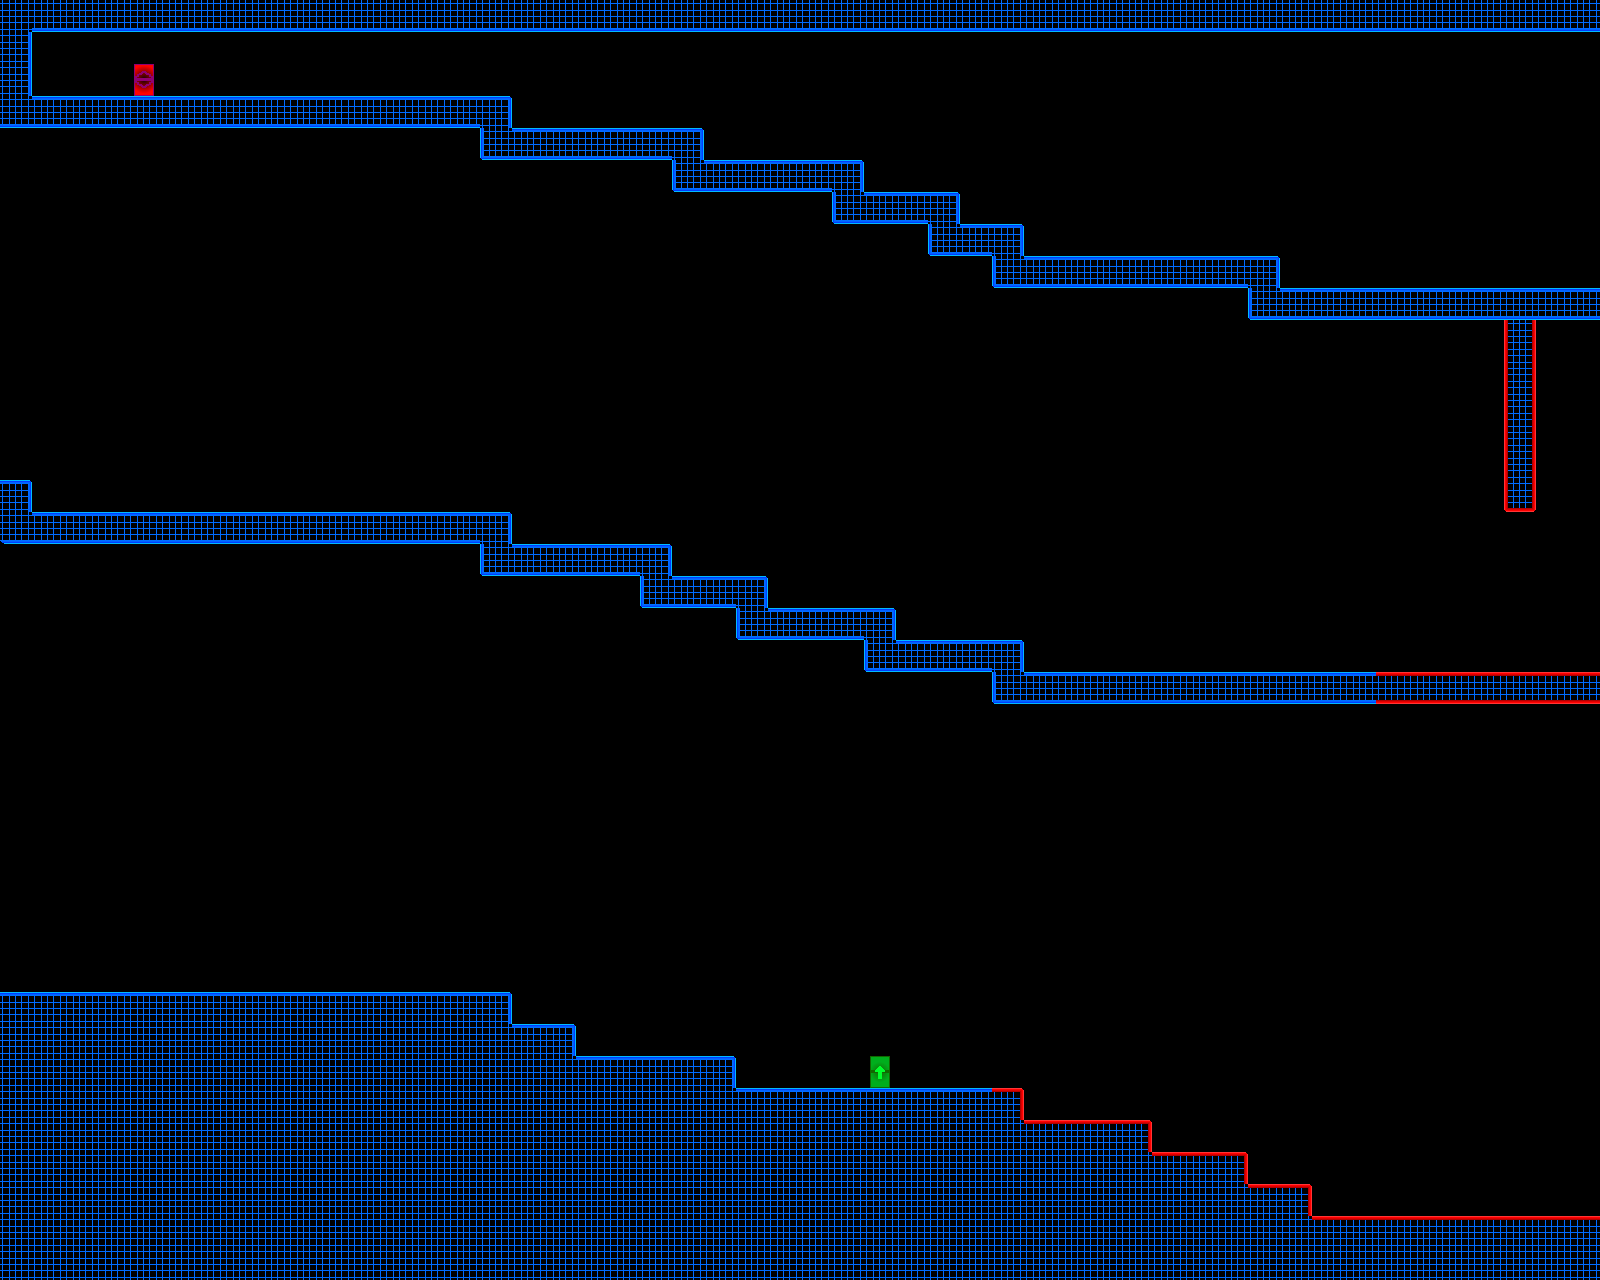

This is a level from a 2D game, rendered from its Tiled map with the project's own tilesets. A one-line summary and the map file follow, with tile-layer data summarised:
An orthogonal 50x40 tile map with 32x32 px tiles, 1 tile layer (Tile Layer 1) and 66 objects.

<map version="1.0" orientation="orthogonal" renderorder="right-down" width="50" height="40" tilewidth="32" tileheight="32" nextobjectid="71">
 <tileset firstgid="1" name="TestTile" tilewidth="32" tileheight="32" tilecount="117">
  <image source="resources/tiles/TestTile.png" width="416" height="288" />
 </tileset>
 <layer name="Tile Layer 1" width="50" height="40">
  <data>[2000 cells, 477 non-empty, 15 distinct tile ids]</data>
 </layer>
 <objectgroup name="Triggers" visible="0">
  <object id="2" x="864" y="1056" width="32" height="32">
   <properties>
    <property name="playerExit" value="deadbodies" />
   </properties>
  </object>
  <object id="3" x="128" y="64" width="32" height="32">
   <properties>
    <property name="playerEntrance" value="" />
   </properties>
  </object>
  <object id="4" x="32" y="0" width="1568" height="32">
   <properties>
    <property name="ObsReverse" value="" />
    <property name="blocker" value="b" />
   </properties>
  </object>
  <object id="5" x="0" y="0" width="32" height="128">
   <properties>
    <property name="blocker" value="r" />
   </properties>
  </object>
  <object id="6" x="32" y="96" width="480" height="32">
   <properties>
    <property name="ObsReverse" value="" />
    <property name="blocker" value="tbr" />
   </properties>
  </object>
  <object id="7" x="480" y="128" width="224" height="32">
   <properties>
    <property name="blocker" value="tblr" />
   </properties>
  </object>
  <object id="8" x="672" y="160" width="192" height="32">
   <properties>
    <property name="blocker" value="tblr" />
   </properties>
  </object>
  <object id="9" x="832" y="192" width="128" height="32">
   <properties>
    <property name="blocker" value="tblr" />
   </properties>
  </object>
  <object id="10" x="928" y="224" width="96" height="32">
   <properties>
    <property name="blocker" value="tblr" />
   </properties>
  </object>
  <object id="11" x="992" y="256" width="288" height="32">
   <properties>
    <property name="ObsReverse" value="" />
    <property name="blocker" value="tblr" />
   </properties>
  </object>
  <object id="12" x="1248" y="288" width="352" height="32">
   <properties>
    <property name="blocker" value="tbl" />
   </properties>
  </object>
  <object id="13" x="0" y="480" width="32" height="32">
   <properties>
    <property name="blocker" value="tr" />
   </properties>
  </object>
  <object id="14" x="0" y="512" width="512" height="32">
   <properties>
    <property name="ObsReverse" value="" />
    <property name="blocker" value="tlrb" />
   </properties>
  </object>
  <object id="15" x="480" y="544" width="192" height="32">
   <properties>
    <property name="blocker" value="tlrb" />
   </properties>
  </object>
  <object id="16" x="640" y="576" width="128" height="32">
   <properties>
    <property name="blocker" value="tlrb" />
   </properties>
  </object>
  <object id="17" x="736" y="608" width="160" height="32">
   <properties>
    <property name="blocker" value="tlrb" />
   </properties>
  </object>
  <object id="18" x="864" y="640" width="160" height="32">
   <properties>
    <property name="ObsReverse" value="" />
    <property name="blocker" value="tlrb" />
   </properties>
  </object>
  <object id="19" x="992" y="672" width="384" height="32">
   <properties>
    <property name="ObsReverse" value="" />
    <property name="blocker" value="tlb" />
   </properties>
  </object>
  <object id="20" x="1376" y="672" width="224" height="32">
   <properties>
    <property name="deadly" value="tb" />
   </properties>
  </object>
  <object id="21" x="0" y="992" width="512" height="32">
   <properties>
    <property name="ObsReverse" value="" />
    <property name="blocker" value="tr" />
   </properties>
  </object>
  <object id="22" x="512" y="1024" width="64" height="32">
   <properties>
    <property name="blocker" value="tr" />
   </properties>
  </object>
  <object id="23" x="576" y="1056" width="160" height="32">
   <properties>
    <property name="blocker" value="tr" />
   </properties>
  </object>
  <object id="24" x="736" y="1088" width="256" height="32">
   <properties>
    <property name="blocker" value="t" />
   </properties>
  </object>
  <object id="25" x="992" y="1088" width="32" height="32">
   <properties>
    <property name="deadly" value="tr" />
   </properties>
  </object>
  <object id="26" x="1024" y="1120" width="128" height="32">
   <properties>
    <property name="deadly" value="tr" />
   </properties>
  </object>
  <object id="27" x="1152" y="1152" width="96" height="32">
   <properties>
    <property name="deadly" value="tr" />
   </properties>
  </object>
  <object id="28" x="1248" y="1184" width="64" height="32">
   <properties>
    <property name="deadly" value="tr" />
   </properties>
  </object>
  <object id="29" x="1312" y="1216" width="288" height="32">
   <properties>
    <property name="deadly" value="t" />
   </properties>
  </object>
  <object id="30" x="1504" y="320" width="32" height="192">
   <properties>
    <property name="deadly" value="brl" />
   </properties>
  </object>
  <object id="31" x="1056" y="96" width="32" height="32">
   <properties>
    <property name="ObsSpeed" value="100" />
    <property name="Obstacle" value="v" />
   </properties>
  </object>
  <object id="32" x="1184" y="128" width="32" height="32">
   <properties>
    <property name="ObsSpeed" value="100" />
    <property name="Obstacle" value="v" />
   </properties>
  </object>
  <object id="33" x="992" y="480" width="32" height="32">
   <properties>
    <property name="ObsSpeed" value="200" />
    <property name="Obstacle" value="v" />
   </properties>
  </object>
  <object id="34" x="1184" y="416" width="32" height="32">
   <properties>
    <property name="ObsSpeed" value="200" />
    <property name="Obstacle" value="v" />
   </properties>
  </object>
  <object id="35" x="160" y="160" width="32" height="32">
   <properties>
    <property name="ObsSpeed" value="200" />
    <property name="Obstacle" value="v" />
   </properties>
  </object>
  <object id="36" x="192" y="192" width="32" height="32">
   <properties>
    <property name="ObsSpeed" value="200" />
    <property name="Obstacle" value="v" />
   </properties>
  </object>
  <object id="37" x="224" y="224" width="32" height="32">
   <properties>
    <property name="ObsSpeed" value="200" />
    <property name="Obstacle" value="v" />
   </properties>
  </object>
  <object id="38" x="256" y="224" width="32" height="32">
   <properties>
    <property name="ObsSpeed" value="200" />
    <property name="Obstacle" value="v" />
   </properties>
  </object>
  <object id="39" x="192" y="608" width="32" height="32">
   <properties>
    <property name="ObsSpeed" value="300" />
    <property name="Obstacle" value="v" />
   </properties>
  </object>
  <object id="40" x="320" y="672" width="32" height="32">
   <properties>
    <property name="ObsSpeed" value="300" />
    <property name="Obstacle" value="v" />
   </properties>
  </object>
  <object id="41" x="160" y="640" width="32" height="32">
   <properties>
    <property name="ObsSpeed" value="300" />
    <property name="Obstacle" value="v" />
   </properties>
  </object>
  <object id="42" x="416" y="640" width="32" height="32">
   <properties>
    <property name="ObsSpeed" value="300" />
    <property name="Obstacle" value="v" />
   </properties>
  </object>
  <object id="43" x="288" y="256" width="32" height="32">
   <properties>
    <property name="ObsSpeed" value="200" />
    <property name="Obstacle" value="v" />
   </properties>
  </object>
  <object id="44" x="320" y="256" width="32" height="32">
   <properties>
    <property name="ObsSpeed" value="200" />
    <property name="Obstacle" value="v" />
   </properties>
  </object>
  </objectgroup>
</map>
<!-- 23 of 66 objects omitted -->
